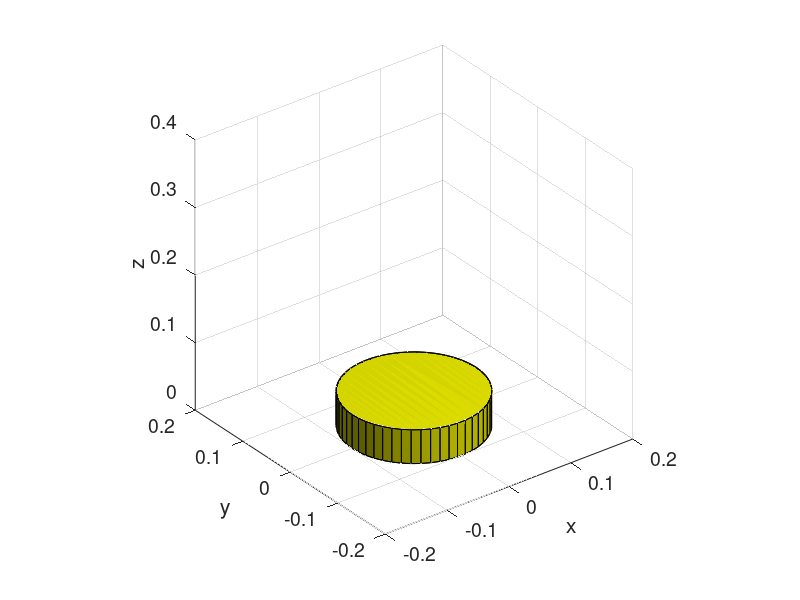

Recreate this plot in MATLAB.
% make_cylinder_special.m

clear; close all;

Radius = 0.1;
Height = 0.05;
SideCount = 50;

% Vertices
n_side = SideCount;

for i_ver=1:n_side
    VertexData(i_ver,:) = [Radius*cos(2*pi/n_side*i_ver),Radius*sin(2*pi/n_side*i_ver),0];
    VertexData(n_side+i_ver,:) = [Radius*cos(2*pi/n_side*i_ver),Radius*sin(2*pi/n_side*i_ver),Height];
end

% Side Patches
for i_pat=1:n_side-1
    Index_Patch1(i_pat,:) = [i_pat,i_pat+1,i_pat+1+n_side,i_pat+n_side];
end
Index_Patch1(n_side,:) = [n_side,1,1+n_side,2*n_side];

for i_pat=1:n_side
    
    % Side patches data
    PatchData1_X(:,i_pat) = VertexData(Index_Patch1(i_pat,:),1);
    PatchData1_Y(:,i_pat) = VertexData(Index_Patch1(i_pat,:),2);
    PatchData1_Z(:,i_pat) = VertexData(Index_Patch1(i_pat,:),3);
end

% Draw side patches
figure(1);
h1 = patch(PatchData1_X,PatchData1_Y,PatchData1_Z,'y');
% set(h1,'FaceLighting','phong','EdgeLighting','phong');
% set(h1,'EraseMode','normal');

% Bottom Patches
Index_Patch2(1,:) = [1:n_side];
Index_Patch2(2,:) = [n_side+1:2*n_side];

for i_pat=1:2
    
    % Bottom patches data
    PatchData2_X(:,i_pat) = VertexData(Index_Patch2(i_pat,:),1);
    PatchData2_Y(:,i_pat) = VertexData(Index_Patch2(i_pat,:),2);
    PatchData2_Z(:,i_pat) = VertexData(Index_Patch2(i_pat,:),3);
end

% Draw bottom patches
figure(1);
h2 = patch(PatchData2_X,PatchData2_Y,PatchData2_Z,'y');
% set(h2,'FaceLighting','phong','EdgeLighting','phong');
% set(h2,'EraseMode','normal');

% Axes settings
xlabel('x','FontSize',14);
ylabel('y','FontSize',14);
zlabel('z','FontSize',14);
set(gca,'FontSize',14);
axis equal;
view([-37.5,30]);
camlight;
grid on;
xlim([-0.2,0.2]);
ylim([-0.2,0.2]);
zlim([-0,0.4]);